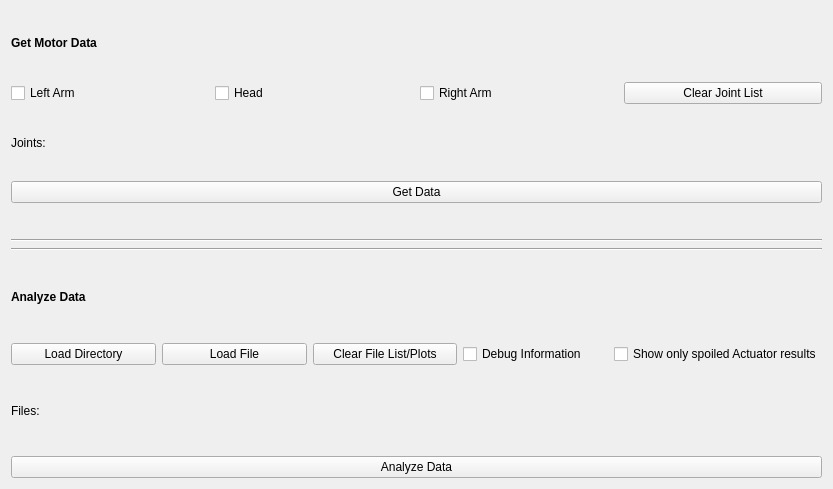
<?xml version="1.0" encoding="UTF-8"?>
<ui version="4.0">
 <class>Pr2DiagnosticWidget</class>
 <widget class="QWidget" name="Pr2DiagnosticWidget">
  <property name="geometry">
   <rect>
    <x>0</x>
    <y>0</y>
    <width>833</width>
    <height>489</height>
   </rect>
  </property>
  <property name="windowTitle">
   <string/>
  </property>
  <layout class="QVBoxLayout" name="verticalLayout">
   <item>
    <layout class="QVBoxLayout" name="verticalLayout_2">
     <property name="bottomMargin">
      <number>30</number>
     </property>
     <item>
      <widget class="QLabel" name="label">
       <property name="text">
        <string>&lt;html&gt;&lt;head/&gt;&lt;body&gt;&lt;p&gt;&lt;span style=&quot; font-weight:600;&quot;&gt;Get Motor Data&lt;/span&gt;&lt;/p&gt;&lt;/body&gt;&lt;/html&gt;</string>
       </property>
      </widget>
     </item>
     <item>
      <layout class="QHBoxLayout" name="horizontalLayout">
       <item>
        <widget class="QCheckBox" name="leftArm">
         <property name="text">
          <string>Left Arm</string>
         </property>
         <property name="checkable">
          <bool>true</bool>
         </property>
         <property name="checked">
          <bool>false</bool>
         </property>
        </widget>
       </item>
       <item>
        <widget class="QCheckBox" name="head">
         <property name="text">
          <string>Head</string>
         </property>
         <property name="checkable">
          <bool>true</bool>
         </property>
        </widget>
       </item>
       <item>
        <widget class="QCheckBox" name="rightArm">
         <property name="text">
          <string>Right Arm</string>
         </property>
         <property name="checkable">
          <bool>true</bool>
         </property>
        </widget>
       </item>
       <item>
        <widget class="QPushButton" name="resetJointlist">
         <property name="text">
          <string>Clear Joint List</string>
         </property>
        </widget>
       </item>
      </layout>
     </item>
     <item>
      <widget class="QLabel" name="jointLabel">
       <property name="text">
        <string>Joints:</string>
       </property>
      </widget>
     </item>
     <item>
      <widget class="QPushButton" name="getData">
       <property name="text">
        <string>Get Data</string>
       </property>
      </widget>
     </item>
    </layout>
   </item>
   <item>
    <widget class="Line" name="line_3">
     <property name="orientation">
      <enum>Qt::Horizontal</enum>
     </property>
    </widget>
   </item>
   <item>
    <widget class="Line" name="line_2">
     <property name="orientation">
      <enum>Qt::Horizontal</enum>
     </property>
    </widget>
   </item>
   <item>
    <layout class="QVBoxLayout" name="verticalLayout_3">
     <item>
      <widget class="QLabel" name="label_2">
       <property name="text">
        <string>&lt;html&gt;&lt;head/&gt;&lt;body&gt;&lt;p&gt;&lt;span style=&quot; font-weight:600;&quot;&gt;Analyze Data&lt;/span&gt;&lt;/p&gt;&lt;/body&gt;&lt;/html&gt;</string>
       </property>
      </widget>
     </item>
     <item>
      <layout class="QHBoxLayout" name="horizontalLayout_2">
       <item>
        <widget class="QPushButton" name="loadDirectory">
         <property name="text">
          <string>Load Directory</string>
         </property>
        </widget>
       </item>
       <item>
        <widget class="QPushButton" name="loadFile">
         <property name="text">
          <string>Load File</string>
         </property>
        </widget>
       </item>
       <item>
        <widget class="QPushButton" name="resetFilelist">
         <property name="text">
          <string>Clear File List/Plots</string>
         </property>
        </widget>
       </item>
       <item>
        <widget class="QCheckBox" name="debugInfo">
         <property name="text">
          <string>Debug Information</string>
         </property>
        </widget>
       </item>
       <item>
        <widget class="QCheckBox" name="badResults">
         <property name="text">
          <string>Show only spoiled Actuator results</string>
         </property>
        </widget>
       </item>
      </layout>
     </item>
     <item>
      <layout class="QHBoxLayout" name="horizontalLayout_5">
       <item>
        <widget class="QLabel" name="fileLabel">
         <property name="text">
          <string>Files:</string>
         </property>
        </widget>
       </item>
      </layout>
     </item>
     <item>
      <widget class="QPushButton" name="analyzeData">
       <property name="text">
        <string>Analyze Data</string>
       </property>
      </widget>
     </item>
    </layout>
   </item>
  </layout>
 </widget>
 <resources/>
 <connections/>
</ui>
